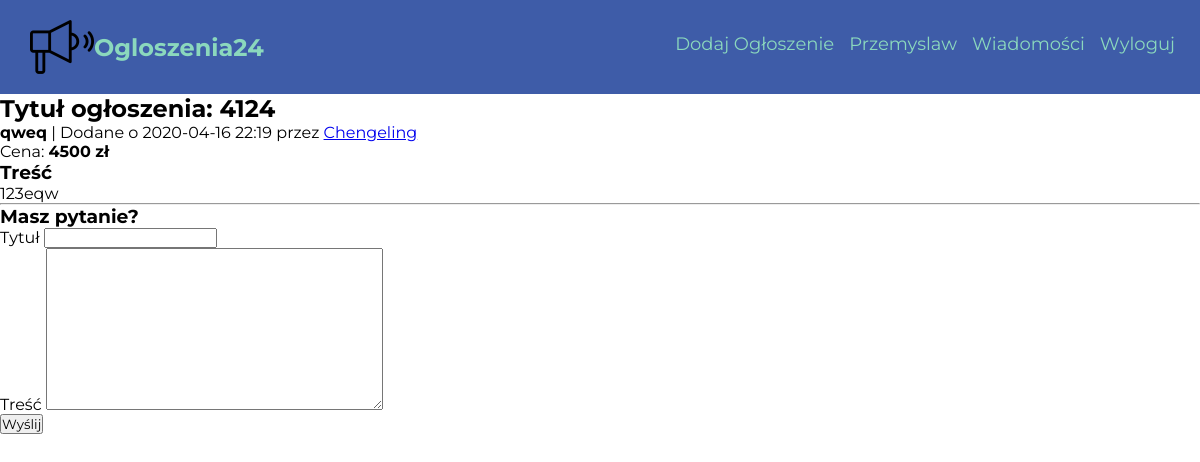
/ogloszenie/5/ (signed in), run on the app's committed database.
### Ogloszenia24/models.py (models this page shows, shortened)
class User(db.Model, UserMixin):
    id = db.Column(db.Integer, primary_key = True)
    username = db.Column(db.String(20), unique=True, nullable=False)
    password = db.Column(db.String(30), nullable=False)
    email = db.Column(db.String(100), nullable=False, unique=True)
    adverts = db.relationship('Advert', backref='autor', lazy=True)
    messages_sent = db.relationship('Message',foreign_keys='Message.sender_id', backref='author', lazy='dynamic')
    messages_received = db.relationship('Message',foreign_keys='Message.recipient_id', backref='recipient', lazy='dynamic')
    telephone = db.Column(db.String(15))

class Advert(db.Model):
    __searchable__ = ['title']
    id = db.Column(db.Integer, primary_key=True)
    date = db.Column(db.DateTime, nullable=False, default = datetime.utcnow)
    title = db.Column(db.String(100), nullable=False)
    content = db.Column(db.Text, nullable = False)
    user_id = db.Column(db.Integer, db.ForeignKey('user.id'), nullable=False)
    category = db.Column(db.String(50), nullable=False)
    price = db.Column(db.Integer)
    city = db.Column(db.String(), nullable=False)

### Ogloszenia24/views.py (the view)
@app.route("/ogloszenie/<int:advert_id>/", methods=['POST', 'GET'])
def show_advert(advert_id):
    form = MessageForm()
    advert = Advert.query.get_or_404(advert_id)
    if form.validate_on_submit():
        message = Message(title = form.title.data, body = form.message.data, sender_id = current_user.id, recipient_id = advert.user_id)
        db.session.add(message)
        db.session.commit()
        flash("Pomyślnie wysłano wiadomość")
        return redirect(url_for('home'))
    return render_template('show_ad.html',title = advert.title, form = form, advert=advert)

### Ogloszenia24/forms.py
class MessageForm(FlaskForm):
    title = StringField('Tytuł', validators=[DataRequired()])
    message = TextAreaField('Treść', validators=[DataRequired()])
    submit = SubmitField('Wyślij')

### Ogloszenia24/models.py (called while the page is built)
@login_manager.user_loader
def load_user(id):
    return User.query.get(int(id))

### Ogloszenia24/templates/show_ad.html (shortened to what this page needs)
{% extends "layout.html" %}
{% block content %}
<div class="ad-info">
    <h2> Tytuł ogłoszenia: {{ advert.title }}</h2>
    <p><strong>{{advert.city }}</strong> |  Dodane o {{ advert.date.strftime('%Y-%m-%d %H:%M') }} przez <a href="{{ url_for('account') }}">{{ advert.autor.username }}</a></p>
    <p>Cena: <strong>{{ advert.price }} zł </strong></p>
    <h3>Treść</h3>
    <p>{{ advert.content }}</p>
    <hr>
    {% if current_user.is_authenticated and current_user.username != advert.autor.username%}
      <div class="message-form">
        <h3>Masz pytanie?</h3>
        <form action="" method='POST'>
          <div class="form-group">
            {{ form.title.label }}
            {{ form.title }}
          </div>
          <div class="form-group">
            {{ form.message.label }}
            {{ form.message(rows='10', cols='40') }}
          </div>
          {{ form.submit }}
        </form>
      </div>
    {% elif current_user.username == advert.autor.username %}
    {% else %}
      <h3>Aby zadać pytanie musisz się zalogować</h3>
    {% endif %}
</div>
{% endblock %}

### Ogloszenia24/templates/layout.html (shortened to what this page needs)
<!DOCTYPE html>
<html lang="en">
<head>
  <link rel="stylesheet" type="text/css" href="{{ url_for('static', filename='style.css')}}"/>
  <link rel="stylesheet" type="text/css" href="{{ url_for('static', filename='home.css')}}"/>
</head>
<body>
    <nav class="nav">
      <div class="nav__logo">
        <a href="{{ url_for('home')}}">
          <img class="nav__logo-image" src="/static/megaphone.png">
        </a>
        <h2 class="nav__logo-text">Ogloszenia24</h2>
      </div>
        <ul class="nav__list">
          {% if current_user.is_authenticated %}
                <li class="nav__list-item"><a class="nav__list-item-anchor" href="{{ url_for('add_advert')}}">Dodaj Ogłoszenie</a></li>
                <li class="nav__list-item"><a class="nav__list-item-anchor" href="{{ url_for('account') }}">{{ current_user.username }}</a></li>
                <li class="nav__list-item"><a class="nav__list-item-anchor" href="{{ url_for('messages')}}">Wiadomości</a></li>
                <li class="nav__list-item"><a class="nav__list-item-anchor" href="{{ url_for('logout')}}">Wyloguj</a></li>
              {% else %}
                <li class="nav__list-item"><a class="nav__list-item-anchor" href="{{ url_for('login')}}">Logowanie</a></li>
                <li class="nav__list-item"><a class="nav__list-item-anchor" href="{{ url_for('register')}}">Rejestracja</a></li>
              {% endif %}
        </ul>
    </nav>
  <main class="container">
    {% block content %}
    {% endblock %}
  </main>
</body>
</html>

### Ogloszenia24/static/style.css (style rules this page uses)
* { margin: 0; padding: 0; box-sizing: border-box; font-family: 'Montserrat', sans-serif; }
:root { --primary-color: #3e5ca8; --secondary-color: #8BD8BD; --orange-color: rgb(255, 113, 18); }

### Ogloszenia24/static/home.css (style rules this page uses)
.nav { display: flex; justify-content: space-between; align-items: center; background-color: #fffdf7; width: 100%; max-width: 100vw; background: var(--primary-color); padding: 15px 10px; overflow: hidden; }
.nav__logo { display: flex; align-items: center; margin-left: 20px; }
.nav__logo-image { display: block; height: 64px; width: 64px; }
.nav__logo-text { color: var(--secondary-color); }
.nav__list { display: flex; list-style: none; transition: 0.5s; }
.nav__list-item { margin-right: 15px; position: relative; }
.nav__list-item-anchor { text-decoration: none; color: var(--secondary-color); position: relative; font-size: 18px; }
.nav__list-item-anchor::after { content: ""; width: 0; margin: 0 auto; height: 3px; display: block; background-color: rgb(255, 113, 18); transition: 0.4s ease-out; margin-top: 4px; }

### data on the page
User: username "Przemyslaw"
Advert: title "4124", city "qweq", date "2020-04-16 22:19", price "4500", content "123eqw"
User: autor.username "Chengeling"
